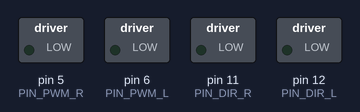
The program below on a simulated Arduino Uno, built with avr-gcc and run on an emulated ATmega328P. Shown: switched loads named in the program (green lamp = pin HIGH). At 21.0 s the program stops and its outputs stay as they are.

Above: at 0.1 s.
At 5.1 s:
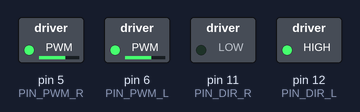
At 15.1 s:
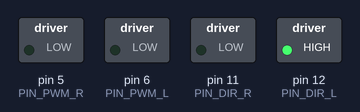
Timing chart, 0 to 16.6 s (numbered marks = the images above):
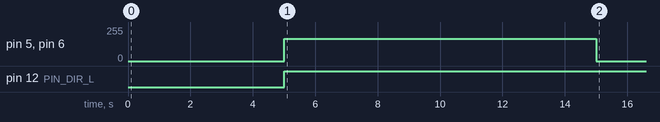

The program:

main.cpp
```cpp
#include <Arduino.h>

// Pins that control the motors
constexpr int PIN_DIR_L = 12;
constexpr int PIN_DIR_R = 11;
constexpr int PIN_PWM_L = 6;
constexpr int PIN_PWM_R = 5;
constexpr int MAX_PWM = 167; // This will ensure we don't exceed an average of 6V on the motors

void setup()
{
  // put your setup code here, to run once:
  digitalWrite(PIN_DIR_L, LOW);
  digitalWrite(PIN_DIR_R, LOW);
  digitalWrite(PIN_PWM_L, LOW);
  digitalWrite(PIN_PWM_R, LOW);
  pinMode(PIN_DIR_L, OUTPUT);
  pinMode(PIN_DIR_R, OUTPUT);
  pinMode(PIN_PWM_L, OUTPUT);
  pinMode(PIN_PWM_R, OUTPUT);

  // Let's wait 5s before we do anything
  delay(5000);
}

void moveForward()
{
  // Set direction for both motors
  digitalWrite(PIN_DIR_L, HIGH);
  digitalWrite(PIN_DIR_R, LOW);
  analogWrite(PIN_PWM_L, MAX_PWM);
  analogWrite(PIN_PWM_R, MAX_PWM);
}

void moveBackwards()
{
  // Set direction for both motors
  digitalWrite(PIN_DIR_L, LOW);
  digitalWrite(PIN_DIR_R, HIGH);
  analogWrite(PIN_PWM_L, MAX_PWM);
  analogWrite(PIN_PWM_R, MAX_PWM);
}

void turnCW()
{
  digitalWrite(PIN_DIR_L, HIGH);
  digitalWrite(PIN_DIR_R, HIGH);
  analogWrite(PIN_PWM_L, MAX_PWM);
  analogWrite(PIN_PWM_R, MAX_PWM);
}

void turnCCW()
{
  digitalWrite(PIN_DIR_L, LOW);
  digitalWrite(PIN_DIR_R, LOW);
  analogWrite(PIN_PWM_L, MAX_PWM);
  analogWrite(PIN_PWM_R, MAX_PWM);
}

void stop()
{
  // Use the digital write functions to turn them off as the analog write
  // does not fully turn them off with a PWM value of 0.
  digitalWrite(PIN_PWM_L, LOW);
  digitalWrite(PIN_PWM_R, LOW);
}

void loop()
{
  moveForward();
  delay(10000);
  stop();


  // // put your main code here, to run repeatedly:
  // for (int i=0; i<2; i++)
  // {
  //   moveForward();
  //   delay(4000);
  //   stop();
  //   turnCW();
  //   delay(900);
  //   stop();
  //   delay(500);
  //   moveForward();
  //   delay(2000);
  //   stop();
  //   turnCW();
  //   delay(900);
  //   stop();
  //   delay(500);
  // }

  // delay(3000);

  // for (int i=0; i<2; i++)
  // {
  //   moveForward();
  //   delay(4000);
  //   stop();
  //   turnCCW();
  //   delay(900);
  //   stop();
  //   delay(500);
  //   moveForward();
  //   delay(2000);
  //   stop();
  //   turnCCW();
  //   delay(900);
  //   stop();
  //   delay(500);
  // }

  while(1) {
    delay(3000);
  }

  // // Fwd - then stop
  // moveForward();
  // delay(2000);
  // stop();
  // delay(2000);

  // // Rev - then stop
  // moveBackwards();
  // delay(2000);
  // stop();
  // delay(2000);

  // // Turn CW + CCW
  // turnCW();
  // delay(1000);
  // turnCCW();
  // delay(1000);
  // stop();
  // delay(1000);

}
```

Measured:
- by itself, pin 5 (PIN_PWM_R), pin 6 (PIN_PWM_L): 0/255 → 167/255 at 5.0 s, → 0/255 10.0 s later
- by itself, pin 12 (PIN_DIR_L): LOW → HIGH at 5.0 s
